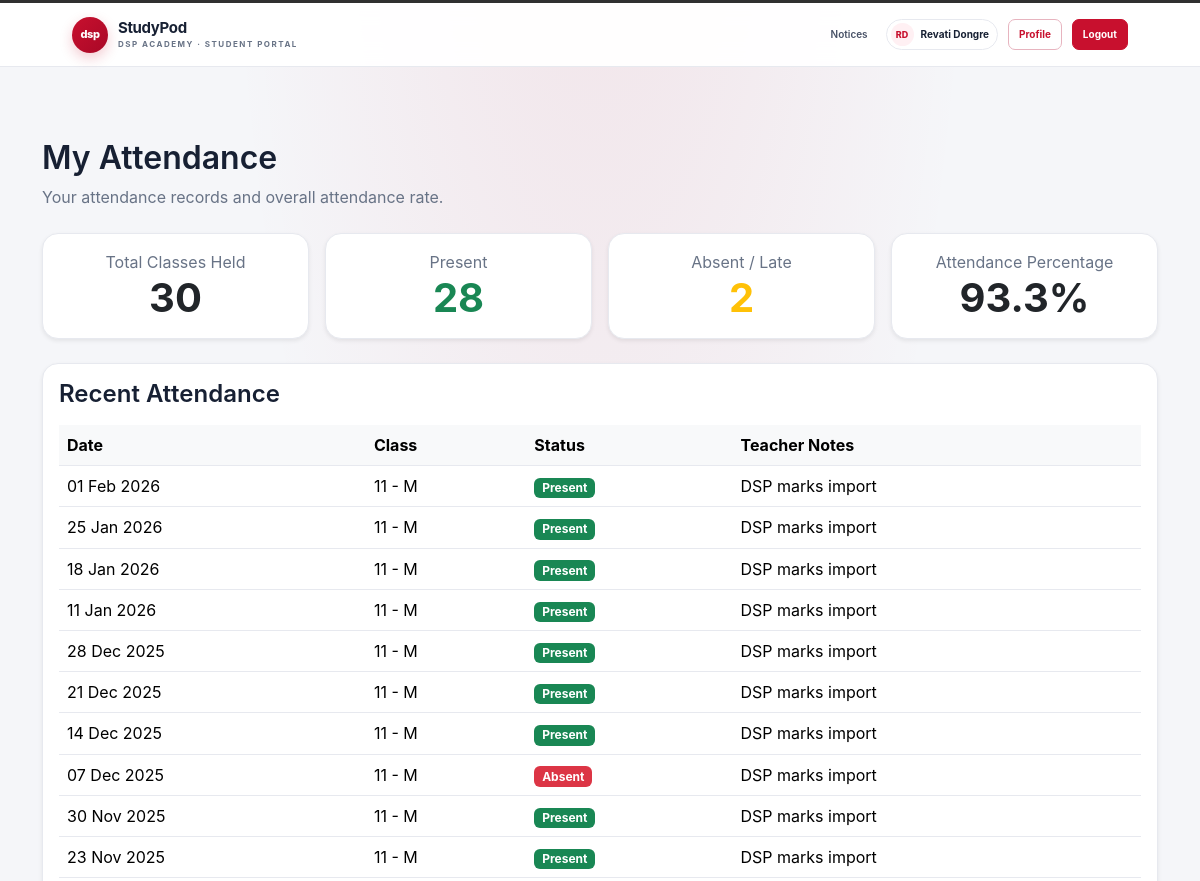
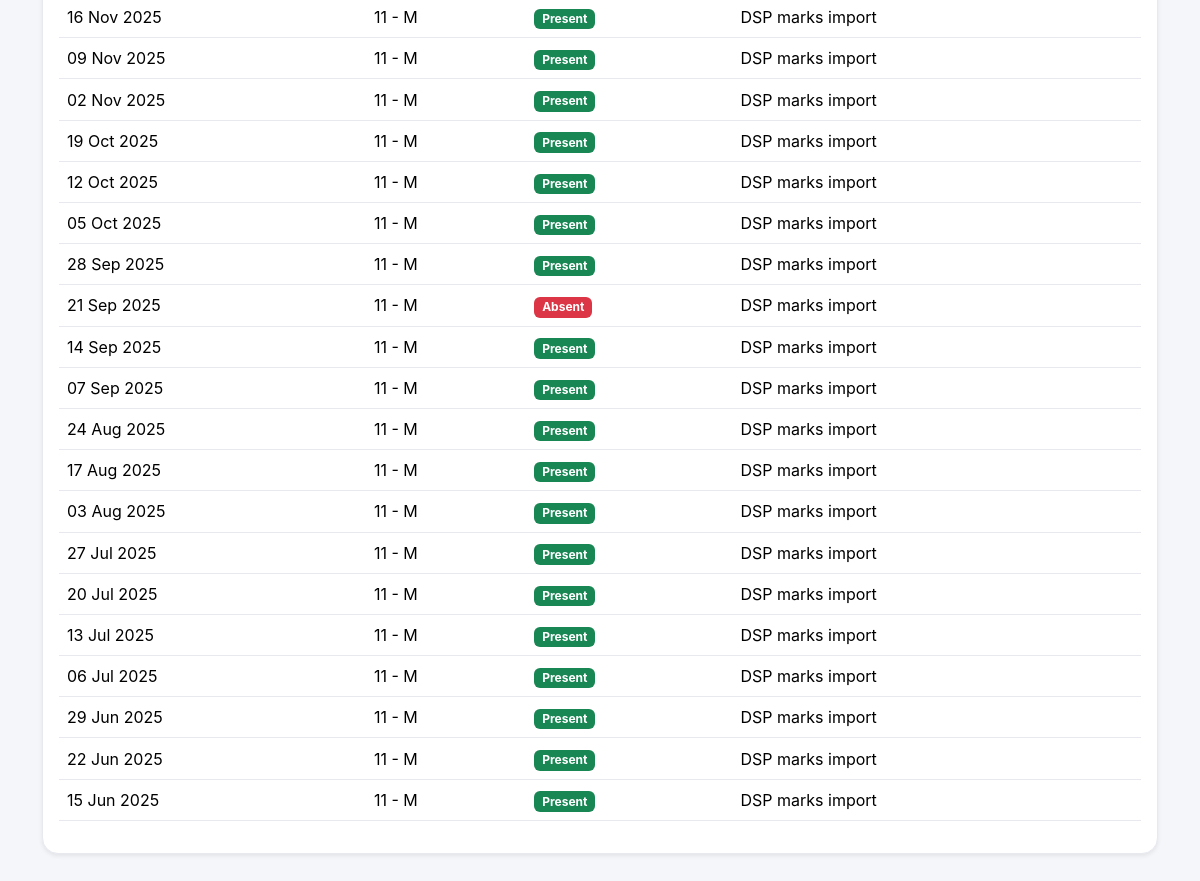
The page /student-attendance/ (signed in) on the database its author committed (2 pictures, top to bottom).
### accounts/models.py (models this page shows, shortened)
class User(AbstractUser):
    class Role(models.TextChoices):
        TEACHER = "TEACHER", "Teacher"
        STUDENT = "STUDENT", "Student"
        PARENT = "PARENT", "Parent"
    role = models.CharField(
        max_length=10,
        choices=Role.choices,
        default=Role.STUDENT,
    )

### academics/models.py (models this page shows, shortened)
class Attendance(models.Model):
    class Status(models.TextChoices):
        PRESENT = "PRESENT", "Present"
        ABSENT = "ABSENT", "Absent"
        LATE = "LATE", "Late"
    student = models.ForeignKey(
        "accounts.StudentProfile",
        on_delete=models.CASCADE,
        related_name="attendance_records"
    )
    student_class = models.ForeignKey(
        Class,
        on_delete=models.SET_NULL,
        null=True,
        blank=True,
        related_name="attendance_records",
    )
    date = models.DateField()
    status = models.CharField(
        max_length=10,
        choices=Status.choices,
        default=Status.ABSENT,
    )
    remarks = models.TextField(blank=True)
    is_present = models.BooleanField(default=False)
    marked_by = models.ForeignKey(
        "accounts.TeacherProfile",
        on_delete=models.CASCADE,
        related_name="marked_attendance"
    )
    created_at = models.DateTimeField(auto_now_add=True)
    class Meta:
        unique_together = (
            "student",
            "date"
        )

class Class(models.Model):
    name = models.CharField(max_length=50)
    section = models.CharField(max_length=10)
    academic_year = models.CharField(max_length=20)
    def __str__(self):
        return f"{self.name} - {self.section}"

### accounts/views.py (the view)
@login_required
def student_attendance(request):
    from academics.views import student_attendance
    return student_attendance(request)

### academics/templates/academics/student_attendance.html (shortened to what this page needs)
{% extends "accounts/base.html" %}
{% block content %}
<div class="container mt-4">
    <div class="mb-4">
        <h2>My Attendance</h2>
        <p class="text-muted mb-0">Your attendance records and overall attendance rate.</p>
    </div>
    <div class="row g-3 mb-4">
        <div class="col-md-3">
            <div class="card shadow-sm h-100"><div class="card-body text-center">
                <div class="text-muted">Total Classes Held</div><div class="display-6 fw-bold">{{ total_classes }}</div>
            </div></div>
        </div>
        <div class="col-md-3">
            <div class="card shadow-sm h-100"><div class="card-body text-center">
                <div class="text-muted">Present</div><div class="display-6 fw-bold text-success">{{ present_days }}</div>
            </div></div>
        </div>
        <div class="col-md-3">
            <div class="card shadow-sm h-100"><div class="card-body text-center">
                <div class="text-muted">Absent / Late</div><div class="display-6 fw-bold text-warning">{{ absent_or_late_days }}</div>
            </div></div>
        </div>
        <div class="col-md-3">
            <div class="card shadow-sm h-100"><div class="card-body text-center">
                <div class="text-muted">Attendance Percentage</div><div class="display-6 fw-bold">{{ attendance_percentage|floatformat:1 }}%</div>
            </div></div>
        </div>
    </div>
    <div class="card shadow-sm">
        <div class="card-body">
            <h4 class="mb-3">Recent Attendance</h4>
            {% if records %}
            <div class="table-responsive">
                <table class="table table-hover align-middle">
                    <thead class="table-light"><tr><th>Date</th><th>Class</th><th>Status</th><th>Teacher Notes</th></tr></thead>
                    <tbody>
                        {% for record in records|slice:":30" %}
                        <tr>
                            <td>{{ record.date|date:"d M Y" }}</td>
                            <td>{{ record.student_class|default:"—" }}</td>
                            <td>
                                {% if record.status == "PRESENT" %}<span class="badge bg-success">Present</span>
                                {% elif record.status == "LATE" %}<span class="badge bg-warning text-dark">Late</span>
                                {% else %}<span class="badge bg-danger">Absent</span>{% endif %}
                            </td>
                            <td>{% if record.remarks %}{{ record.remarks }}{% else %}<span class="text-muted">—</span>{% endif %}</td>
                        </tr>
                        {% endfor %}
                    </tbody>
                </table>
            </div>
            {% else %}
            <div class="alert alert-info mb-0">No attendance records are available yet.</div>
            {% endif %}
        </div>
    </div>
</div>
{% endblock %}

### accounts/templates/accounts/partials/student_portal_header.html
<nav class="navbar navbar-expand-lg student-nav" aria-label="Student portal">
    <div class="container-fluid student-nav-inner">
        <a class="student-brand" href="{% url 'dashboard' %}" aria-label="StudyPod student dashboard">
            <span class="student-brand-mark">dsp</span>
            <span class="student-brand-copy">
                <strong>StudyPod</strong>
                <small>DSP ACADEMY · {% if user.role == "TEACHER" %}TEACHER PORTAL{% elif user.role == "PARENT" %}PARENT PORTAL{% else %}STUDENT PORTAL{% endif %}</small>
            </span>
        </a>
        <div class="student-nav-links">
            <a href="{% url 'notices' %}">Notices</a>
            <span class="student-user-chip">
                <span class="student-avatar">{% if user.first_name and user.last_name %}{{ user.first_name|first|upper }}{{ user.last_name|first|upper }}{% else %}{{ user.get_full_name|default:user.username|first|upper }}{% endif %}</span>
                {{ user.get_full_name|default:user.username }}
            </span>
            <a class="student-nav-button" href="{% url 'profile' %}">Profile</a>
            <a class="student-nav-button student-logout" href="{% url 'logout' %}">Logout</a>
        </div>
    </div>
</nav>

### accounts/templates/accounts/base.html (style rules this page uses)
:root { --sp-primary: #2563eb; --sp-navy: #0f172a; --sp-background: #f8fafc; --sp-text: #1e293b; --sp-muted: #64748b; --sp-border: #e2e8f0; }
body { background: var(--sp-background); color: var(--sp-text); font-family: -apple-system, BlinkMacSystemFont, "Segoe UI", sans-serif; }
h1, h2, h3, h4, h5, h6 { color: var(--sp-navy); font-weight: 600; }
.card { background-color: #fff; border: 1px solid var(--sp-border); border-radius: 12px; box-shadow: 0 2px 8px rgb(15 23 42 / 5%); }
a:not(.btn):not(.navbar-brand) { color: var(--sp-primary); }
.navbar a:not(.btn):not(.navbar-brand) { color: #fff; }
.text-muted { color: var(--sp-muted) !important; }

### rows shown on the page
User: first_name|first "R", last_name|first "D", get_full_name "Revati Dongre"
Attendance: date "21 Dec 2025", student_class "11 - M", status "Present", remarks "DSP marks import"
Attendance: date "14 Dec 2025", student_class "11 - M", status "Present", remarks "DSP marks import"
Attendance: date "07 Dec 2025", student_class "11 - M", status "Absent", remarks "DSP marks import"
Attendance: date "30 Nov 2025", student_class "11 - M", status "Present", remarks "DSP marks import"
Attendance: date "23 Nov 2025", student_class "11 - M", status "Present", remarks "DSP marks import"
Attendance: date "16 Nov 2025", student_class "11 - M", status "Present", remarks "DSP marks import"
Attendance: date "09 Nov 2025", student_class "11 - M", status "Present", remarks "DSP marks import"
Attendance: date "02 Nov 2025", student_class "11 - M", status "Present", remarks "DSP marks import"
Attendance: date "19 Oct 2025", student_class "11 - M", status "Present", remarks "DSP marks import"
Attendance: date "12 Oct 2025", student_class "11 - M", status "Present", remarks "DSP marks import"
Attendance: date "05 Oct 2025", student_class "11 - M", status "Present", remarks "DSP marks import"
Attendance: date "28 Sep 2025", student_class "11 - M", status "Present", remarks "DSP marks import"
Attendance: date "21 Sep 2025", student_class "11 - M", status "Absent", remarks "DSP marks import"
Attendance: date "14 Sep 2025", student_class "11 - M", status "Present", remarks "DSP marks import"
Attendance: date "07 Sep 2025", student_class "11 - M", status "Present", remarks "DSP marks import"
Attendance: date "24 Aug 2025", student_class "11 - M", status "Present", remarks "DSP marks import"
Attendance: date "17 Aug 2025", student_class "11 - M", status "Present", remarks "DSP marks import"
Attendance: date "03 Aug 2025", student_class "11 - M", status "Present", remarks "DSP marks import"
Attendance: date "27 Jul 2025", student_class "11 - M", status "Present", remarks "DSP marks import"
Attendance: date "20 Jul 2025", student_class "11 - M", status "Present", remarks "DSP marks import"
Attendance: date "13 Jul 2025", student_class "11 - M", status "Present", remarks "DSP marks import"
Attendance: date "06 Jul 2025", student_class "11 - M", status "Present", remarks "DSP marks import"
Attendance: date "29 Jun 2025", student_class "11 - M", status "Present", remarks "DSP marks import"
Attendance: date "22 Jun 2025", student_class "11 - M", status "Present", remarks "DSP marks import"
Attendance: date "15 Jun 2025", student_class "11 - M", status "Present", remarks "DSP marks import"

### other values the page prints
{{ total_classes }} "30"
{{ present_days }} "28"
{{ absent_or_late_days }} "2"
{{ attendance_percentage|floatformat:1 }} "93.3"
